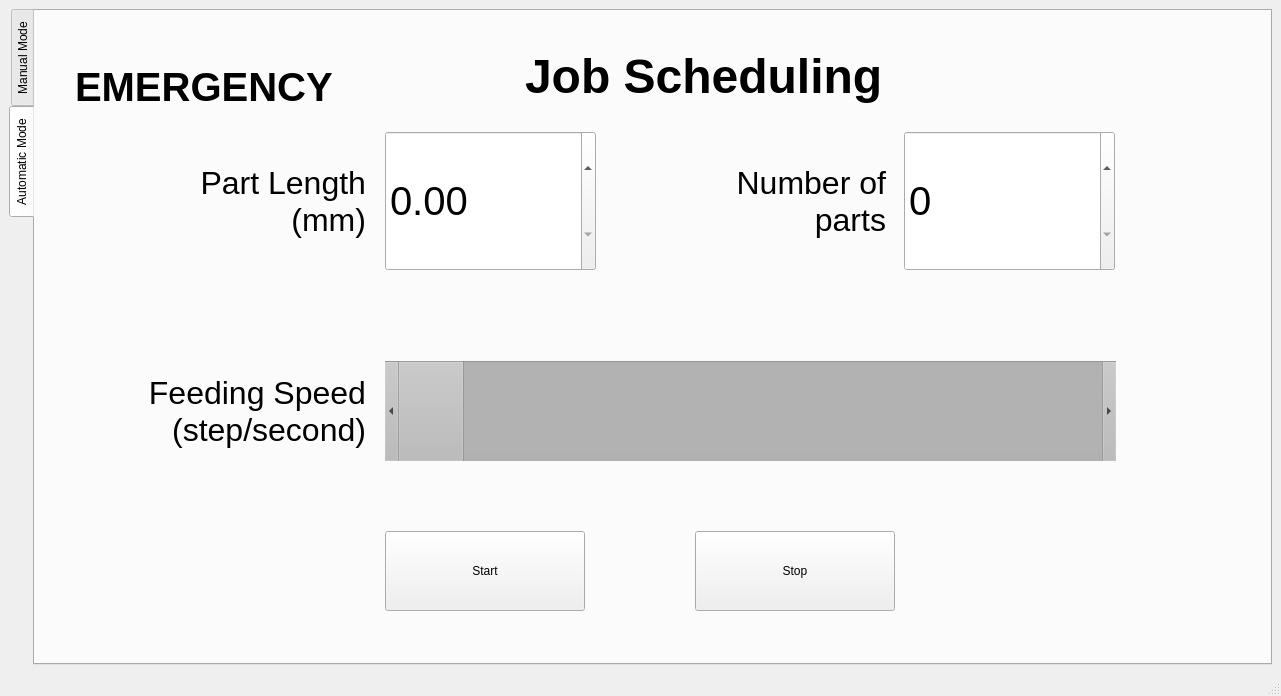
<?xml version="1.0" encoding="UTF-8"?>
<ui version="4.0">
 <class>MainWindow</class>
 <widget class="QMainWindow" name="MainWindow">
  <property name="geometry">
   <rect>
    <x>0</x>
    <y>0</y>
    <width>1281</width>
    <height>696</height>
   </rect>
  </property>
  <property name="sizePolicy">
   <sizepolicy hsizetype="Preferred" vsizetype="Preferred">
    <horstretch>0</horstretch>
    <verstretch>0</verstretch>
   </sizepolicy>
  </property>
  <property name="font">
   <font>
    <underline>false</underline>
   </font>
  </property>
  <property name="windowTitle">
   <string>Feeder UI</string>
  </property>
  <property name="layoutDirection">
   <enum>Qt::LeftToRight</enum>
  </property>
  <property name="iconSize">
   <size>
    <width>10</width>
    <height>10</height>
   </size>
  </property>
  <property name="toolButtonStyle">
   <enum>Qt::ToolButtonIconOnly</enum>
  </property>
  <property name="tabShape">
   <enum>QTabWidget::Triangular</enum>
  </property>
  <widget class="QWidget" name="centralwidget">
   <property name="sizePolicy">
    <sizepolicy hsizetype="Maximum" vsizetype="Maximum">
     <horstretch>0</horstretch>
     <verstretch>0</verstretch>
    </sizepolicy>
   </property>
   <property name="mouseTracking">
    <bool>true</bool>
   </property>
   <property name="layoutDirection">
    <enum>Qt::LeftToRight</enum>
   </property>
   <property name="autoFillBackground">
    <bool>false</bool>
   </property>
   <layout class="QHBoxLayout" name="horizontalLayout">
    <property name="sizeConstraint">
     <enum>QLayout::SetNoConstraint</enum>
    </property>
    <property name="leftMargin">
     <number>9</number>
    </property>
    <item>
     <widget class="QTabWidget" name="tab">
      <property name="sizePolicy">
       <sizepolicy hsizetype="Preferred" vsizetype="Preferred">
        <horstretch>0</horstretch>
        <verstretch>0</verstretch>
       </sizepolicy>
      </property>
      <property name="mouseTracking">
       <bool>true</bool>
      </property>
      <property name="focusPolicy">
       <enum>Qt::TabFocus</enum>
      </property>
      <property name="layoutDirection">
       <enum>Qt::LeftToRight</enum>
      </property>
      <property name="autoFillBackground">
       <bool>true</bool>
      </property>
      <property name="tabPosition">
       <enum>QTabWidget::West</enum>
      </property>
      <property name="tabShape">
       <enum>QTabWidget::Rounded</enum>
      </property>
      <property name="currentIndex">
       <number>1</number>
      </property>
      <property name="iconSize">
       <size>
        <width>16</width>
        <height>16</height>
       </size>
      </property>
      <property name="elideMode">
       <enum>Qt::ElideNone</enum>
      </property>
      <property name="documentMode">
       <bool>false</bool>
      </property>
      <property name="tabsClosable">
       <bool>false</bool>
      </property>
      <property name="movable">
       <bool>false</bool>
      </property>
      <widget class="QWidget" name="tab_manual">
       <attribute name="title">
        <string>Manual Mode</string>
       </attribute>
       <widget class="QPushButton" name="button_forward">
        <property name="geometry">
         <rect>
          <x>950</x>
          <y>220</y>
          <width>200</width>
          <height>200</height>
         </rect>
        </property>
        <property name="font">
         <font>
          <pointsize>24</pointsize>
          <weight>75</weight>
          <bold>true</bold>
         </font>
        </property>
        <property name="text">
         <string>Forward</string>
        </property>
       </widget>
       <widget class="QPushButton" name="button_down">
        <property name="geometry">
         <rect>
          <x>750</x>
          <y>420</y>
          <width>200</width>
          <height>200</height>
         </rect>
        </property>
        <property name="font">
         <font>
          <pointsize>24</pointsize>
          <weight>75</weight>
          <bold>true</bold>
         </font>
        </property>
        <property name="layoutDirection">
         <enum>Qt::LeftToRight</enum>
        </property>
        <property name="text">
         <string>Press</string>
        </property>
        <property name="iconSize">
         <size>
          <width>24</width>
          <height>24</height>
         </size>
        </property>
        <property name="autoRepeatDelay">
         <number>0</number>
        </property>
       </widget>
       <widget class="QPushButton" name="button_up">
        <property name="geometry">
         <rect>
          <x>750</x>
          <y>20</y>
          <width>200</width>
          <height>200</height>
         </rect>
        </property>
        <property name="font">
         <font>
          <pointsize>24</pointsize>
          <weight>75</weight>
          <bold>true</bold>
         </font>
        </property>
        <property name="text">
         <string>Lift</string>
        </property>
       </widget>
       <widget class="QPushButton" name="button_reverse">
        <property name="geometry">
         <rect>
          <x>550</x>
          <y>220</y>
          <width>200</width>
          <height>200</height>
         </rect>
        </property>
        <property name="font">
         <font>
          <pointsize>24</pointsize>
          <weight>75</weight>
          <bold>true</bold>
         </font>
        </property>
        <property name="text">
         <string>Reverse</string>
        </property>
       </widget>
       <widget class="QDoubleSpinBox" name="doubleSpinBox_increment">
        <property name="geometry">
         <rect>
          <x>290</x>
          <y>249</y>
          <width>151</width>
          <height>141</height>
         </rect>
        </property>
        <property name="font">
         <font>
          <pointsize>30</pointsize>
          <weight>50</weight>
          <bold>false</bold>
          <kerning>true</kerning>
         </font>
        </property>
        <property name="layoutDirection">
         <enum>Qt::LeftToRight</enum>
        </property>
        <property name="readOnly">
         <bool>false</bool>
        </property>
        <property name="buttonSymbols">
         <enum>QAbstractSpinBox::PlusMinus</enum>
        </property>
        <property name="decimals">
         <number>2</number>
        </property>
        <property name="singleStep">
         <double>1.000000000000000</double>
        </property>
       </widget>
       <widget class="QLabel" name="label_increment">
        <property name="geometry">
         <rect>
          <x>60</x>
          <y>250</y>
          <width>221</width>
          <height>131</height>
         </rect>
        </property>
        <property name="font">
         <font>
          <pointsize>24</pointsize>
         </font>
        </property>
        <property name="frameShape">
         <enum>QFrame::NoFrame</enum>
        </property>
        <property name="frameShadow">
         <enum>QFrame::Plain</enum>
        </property>
        <property name="text">
         <string>Increment Size (mm)</string>
        </property>
        <property name="alignment">
         <set>Qt::AlignRight|Qt::AlignTrailing|Qt::AlignVCenter</set>
        </property>
        <property name="wordWrap">
         <bool>true</bool>
        </property>
       </widget>
      </widget>
      <widget class="QWidget" name="tab_automatic">
       <attribute name="title">
        <string>Automatic Mode</string>
       </attribute>
       <widget class="QLabel" name="label_speed">
        <property name="geometry">
         <rect>
          <x>70</x>
          <y>350</y>
          <width>261</width>
          <height>101</height>
         </rect>
        </property>
        <property name="font">
         <font>
          <pointsize>24</pointsize>
         </font>
        </property>
        <property name="text">
         <string>Feeding Speed (step/second)</string>
        </property>
        <property name="alignment">
         <set>Qt::AlignRight|Qt::AlignTrailing|Qt::AlignVCenter</set>
        </property>
        <property name="wordWrap">
         <bool>true</bool>
        </property>
       </widget>
       <widget class="QScrollBar" name="horizontalScrollBar_speed">
        <property name="geometry">
         <rect>
          <x>350</x>
          <y>350</y>
          <width>731</width>
          <height>100</height>
         </rect>
        </property>
        <property name="palette">
         <palette>
          <active>
           <colorrole role="Button">
            <brush brushstyle="SolidPattern">
             <color alpha="255">
              <red>185</red>
              <green>185</green>
              <blue>185</blue>
             </color>
            </brush>
           </colorrole>
           <colorrole role="Base">
            <brush brushstyle="SolidPattern">
             <color alpha="255">
              <red>194</red>
              <green>194</green>
              <blue>194</blue>
             </color>
            </brush>
           </colorrole>
           <colorrole role="Window">
            <brush brushstyle="SolidPattern">
             <color alpha="255">
              <red>199</red>
              <green>199</green>
              <blue>199</blue>
             </color>
            </brush>
           </colorrole>
           <colorrole role="HighlightedText">
            <brush brushstyle="SolidPattern">
             <color alpha="255">
              <red>195</red>
              <green>195</green>
              <blue>195</blue>
             </color>
            </brush>
           </colorrole>
          </active>
          <inactive>
           <colorrole role="Button">
            <brush brushstyle="SolidPattern">
             <color alpha="255">
              <red>185</red>
              <green>185</green>
              <blue>185</blue>
             </color>
            </brush>
           </colorrole>
           <colorrole role="Base">
            <brush brushstyle="SolidPattern">
             <color alpha="255">
              <red>194</red>
              <green>194</green>
              <blue>194</blue>
             </color>
            </brush>
           </colorrole>
           <colorrole role="Window">
            <brush brushstyle="SolidPattern">
             <color alpha="255">
              <red>199</red>
              <green>199</green>
              <blue>199</blue>
             </color>
            </brush>
           </colorrole>
           <colorrole role="HighlightedText">
            <brush brushstyle="SolidPattern">
             <color alpha="255">
              <red>195</red>
              <green>195</green>
              <blue>195</blue>
             </color>
            </brush>
           </colorrole>
          </inactive>
          <disabled>
           <colorrole role="Button">
            <brush brushstyle="SolidPattern">
             <color alpha="255">
              <red>185</red>
              <green>185</green>
              <blue>185</blue>
             </color>
            </brush>
           </colorrole>
           <colorrole role="Base">
            <brush brushstyle="SolidPattern">
             <color alpha="255">
              <red>199</red>
              <green>199</green>
              <blue>199</blue>
             </color>
            </brush>
           </colorrole>
           <colorrole role="Window">
            <brush brushstyle="SolidPattern">
             <color alpha="255">
              <red>199</red>
              <green>199</green>
              <blue>199</blue>
             </color>
            </brush>
           </colorrole>
           <colorrole role="HighlightedText">
            <brush brushstyle="SolidPattern">
             <color alpha="255">
              <red>195</red>
              <green>195</green>
              <blue>195</blue>
             </color>
            </brush>
           </colorrole>
          </disabled>
         </palette>
        </property>
        <property name="orientation">
         <enum>Qt::Horizontal</enum>
        </property>
       </widget>
       <widget class="QWidget" name="widget_part_dimension" native="true">
        <property name="geometry">
         <rect>
          <x>40</x>
          <y>20</y>
          <width>1150</width>
          <height>291</height>
         </rect>
        </property>
        <widget class="QDoubleSpinBox" name="doubleSpinBox_length">
         <property name="geometry">
          <rect>
           <x>310</x>
           <y>100</y>
           <width>211</width>
           <height>140</height>
          </rect>
         </property>
         <property name="font">
          <font>
           <pointsize>30</pointsize>
          </font>
         </property>
        </widget>
        <widget class="QDoubleSpinBox" name="doubleSpinBox_parts">
         <property name="geometry">
          <rect>
           <x>829</x>
           <y>100</y>
           <width>211</width>
           <height>140</height>
          </rect>
         </property>
         <property name="font">
          <font>
           <pointsize>30</pointsize>
          </font>
         </property>
         <property name="decimals">
          <number>0</number>
         </property>
        </widget>
        <widget class="QLabel" name="label_length">
         <property name="geometry">
          <rect>
           <x>70</x>
           <y>100</y>
           <width>221</width>
           <height>140</height>
          </rect>
         </property>
         <property name="font">
          <font>
           <pointsize>24</pointsize>
          </font>
         </property>
         <property name="frameShape">
          <enum>QFrame::NoFrame</enum>
         </property>
         <property name="frameShadow">
          <enum>QFrame::Plain</enum>
         </property>
         <property name="text">
          <string>Part Length (mm)</string>
         </property>
         <property name="alignment">
          <set>Qt::AlignRight|Qt::AlignTrailing|Qt::AlignVCenter</set>
         </property>
         <property name="wordWrap">
          <bool>true</bool>
         </property>
        </widget>
        <widget class="QLabel" name="label_parts">
         <property name="geometry">
          <rect>
           <x>620</x>
           <y>100</y>
           <width>191</width>
           <height>140</height>
          </rect>
         </property>
         <property name="font">
          <font>
           <pointsize>24</pointsize>
          </font>
         </property>
         <property name="frameShape">
          <enum>QFrame::NoFrame</enum>
         </property>
         <property name="frameShadow">
          <enum>QFrame::Plain</enum>
         </property>
         <property name="text">
          <string>Number of parts</string>
         </property>
         <property name="alignment">
          <set>Qt::AlignRight|Qt::AlignTrailing|Qt::AlignVCenter</set>
         </property>
         <property name="wordWrap">
          <bool>true</bool>
         </property>
        </widget>
        <widget class="QLabel" name="label_dimension">
         <property name="geometry">
          <rect>
           <x>450</x>
           <y>10</y>
           <width>431</width>
           <height>71</height>
          </rect>
         </property>
         <property name="font">
          <font>
           <pointsize>36</pointsize>
           <weight>75</weight>
           <italic>false</italic>
           <bold>true</bold>
           <underline>false</underline>
          </font>
         </property>
         <property name="text">
          <string>Job Scheduling</string>
         </property>
        </widget>
        <widget class="QLabel" name="label_emergency">
         <property name="geometry">
          <rect>
           <x>0</x>
           <y>0</y>
           <width>411</width>
           <height>111</height>
          </rect>
         </property>
         <property name="font">
          <font>
           <pointsize>30</pointsize>
           <weight>75</weight>
           <bold>true</bold>
          </font>
         </property>
         <property name="text">
          <string>EMERGENCY</string>
         </property>
        </widget>
       </widget>
       <widget class="QPushButton" name="pushButton_start">
        <property name="geometry">
         <rect>
          <x>350</x>
          <y>520</y>
          <width>200</width>
          <height>80</height>
         </rect>
        </property>
        <property name="text">
         <string>Start</string>
        </property>
       </widget>
       <widget class="QPushButton" name="pushButton_stop">
        <property name="geometry">
         <rect>
          <x>660</x>
          <y>520</y>
          <width>200</width>
          <height>80</height>
         </rect>
        </property>
        <property name="text">
         <string>Stop</string>
        </property>
       </widget>
      </widget>
     </widget>
    </item>
   </layout>
  </widget>
  <widget class="QStatusBar" name="statusbar"/>
  <action name="actionNew">
   <property name="text">
    <string>New</string>
   </property>
   <property name="shortcut">
    <string>Ctrl+N</string>
   </property>
  </action>
  <action name="actionSave">
   <property name="text">
    <string>Save</string>
   </property>
  </action>
  <action name="actionCopy">
   <property name="text">
    <string>Copy</string>
   </property>
  </action>
  <action name="actionPaste">
   <property name="text">
    <string>Paste</string>
   </property>
  </action>
 </widget>
 <resources/>
 <connections/>
</ui>
